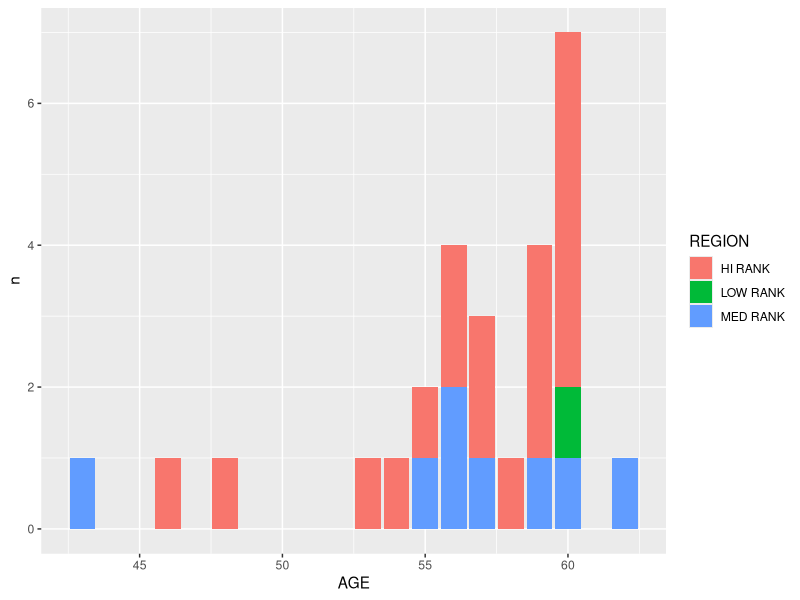

Generate this figure with R:
## ---- chunk 1
library(dplyr)
## ---- chunk 2
summary(iris)
## ---- chunk 3
iris %>%
group_by(Species)
## ---- chunk 4
group_by(iris, Species)
## ---- chunk 5
iris %>%
filter(Sepal.Length > 5, Species == "setosa")
## ---- chunk 6
iris %>%
  summarize(Sepal.Length, Species)
## ---- chunk 7
ncsr4 <- read.csv("data/ncsr4_clean.csv")
## ---- chunk 8
library(ggplot2)
## ---- chunk 9
ncsr4$REGION <- factor(ncsr4$REGION)
summary(ncsr4)
## ---- chunk 10
ncsr4 %>%
      filter(PMF == "PMF+", EXP > 11) %>%
      group_by(AGE) %>%
      count(AGE, REGION) %>%
      ggplot(aes(AGE, n, fill = REGION)) +
            geom_bar(stat = "identity", position = "stack") 
            
